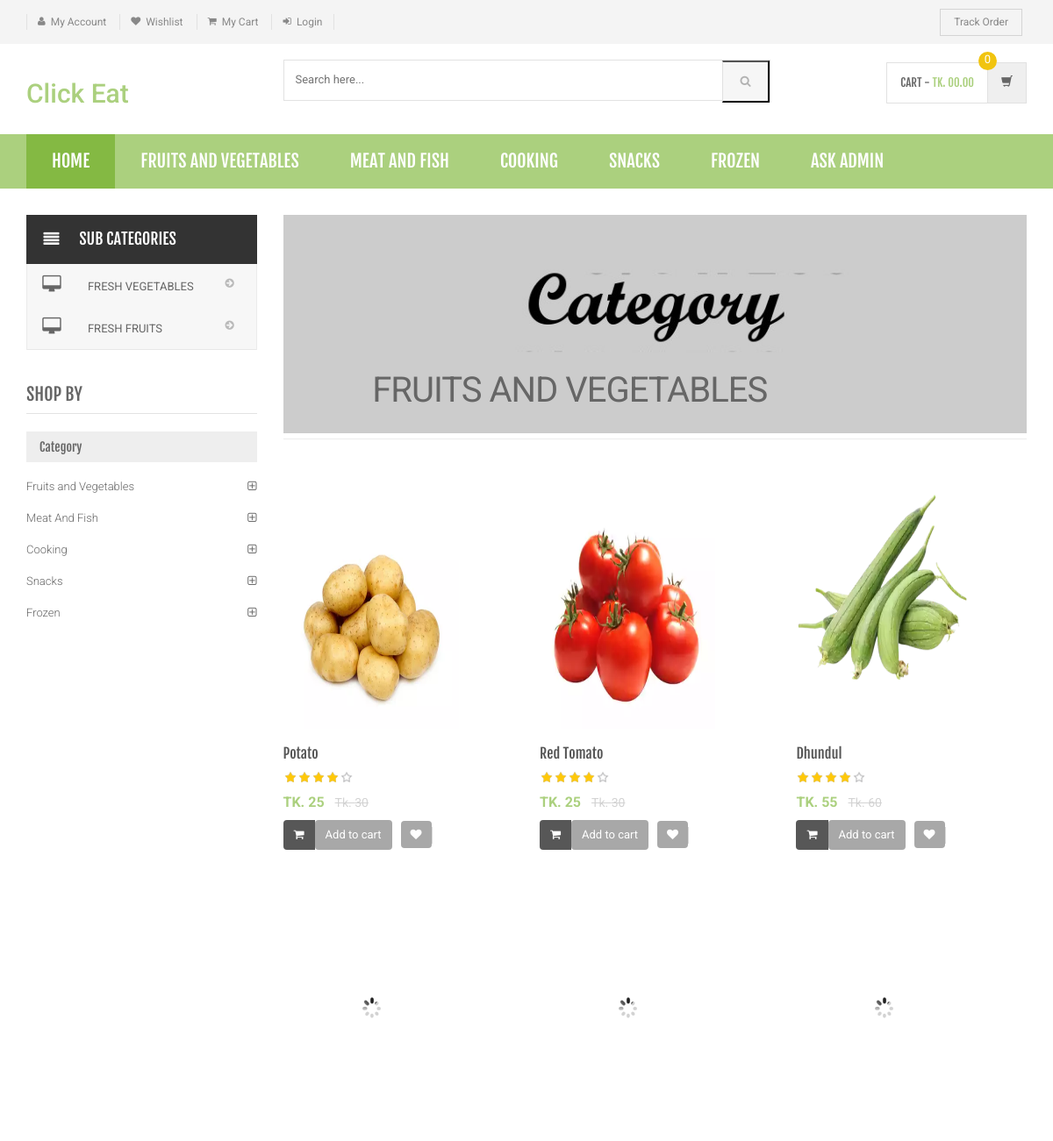
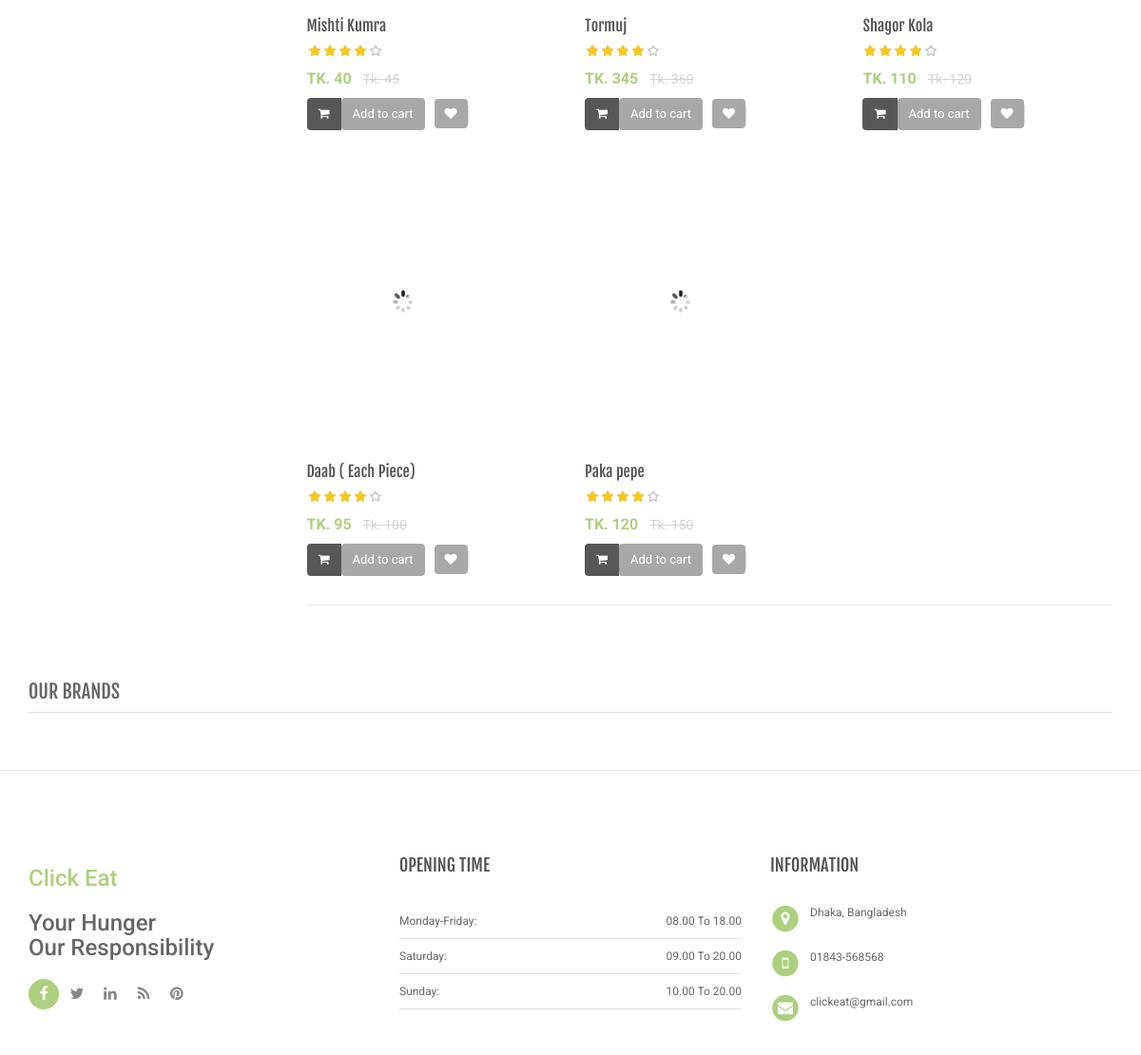
The app's page /category.php?cid=8 with its own data (2 pictures, top to bottom).
### tables this page shows
CREATE TABLE `category` (
  `id` int(11) NOT NULL,
  `categoryName` varchar(255) DEFAULT NULL,
  `categoryDescription` longtext DEFAULT NULL,
  `creationDate` timestamp NOT NULL DEFAULT current_timestamp(),
  `updationDate` varchar(255) DEFAULT NULL
);

CREATE TABLE `subcategory` (
  `id` int(11) NOT NULL,
  `categoryid` int(11) DEFAULT NULL,
  `subcategory` varchar(255) DEFAULT NULL,
  `creationDate` timestamp NULL DEFAULT current_timestamp(),
  `updationDate` varchar(255) DEFAULT NULL
);

CREATE TABLE `products` (
  `id` int(11) NOT NULL,
  `category` int(11) NOT NULL,
  `subCategory` int(11) DEFAULT NULL,
  `productName` varchar(255) DEFAULT NULL,
  `productCompany` varchar(255) DEFAULT NULL,
  `productPrice` int(11) DEFAULT NULL,
  `productPriceBeforeDiscount` int(11) DEFAULT NULL,
  `productDescription` longtext DEFAULT NULL,
  `productImage1` varchar(255) DEFAULT NULL,
  `productImage2` varchar(255) DEFAULT NULL,
  `productImage3` varchar(255) DEFAULT NULL,
  `shippingCharge` int(11) DEFAULT NULL,
  `productAvailability` varchar(255) DEFAULT NULL,
  `postingDate` timestamp NULL DEFAULT current_timestamp(),
  `updationDate` varchar(255) DEFAULT NULL
);

### category.php (the view, shortened to what this page needs)
<?php
include('includes/config.php');
$cid=intval($_GET['cid']);
?>
<!DOCTYPE html>
<html lang="en">
	<head>
	    <link rel="stylesheet" href="assets/css/bootstrap.min.css">
	    <link rel="stylesheet" href="assets/css/main.css">
	    <link rel="stylesheet" href="assets/css/green.css">
	    <link rel="stylesheet" href="assets/css/owl.carousel.css">
		<link rel="stylesheet" href="assets/css/owl.transitions.css">
		<link href="assets/css/lightbox.css" rel="stylesheet">
		<link rel="stylesheet" href="assets/css/animate.min.css">
		<link rel="stylesheet" href="assets/css/rateit.css">
		<link rel="stylesheet" href="assets/css/bootstrap-select.min.css">
		<link rel="stylesheet" href="assets/css/config.css">
		<link href="assets/css/green.css" rel="alternate stylesheet" title="Green color">
		<link href="assets/css/blue.css" rel="alternate stylesheet" title="Blue color">
		<link href="assets/css/red.css" rel="alternate stylesheet" title="Red color">
		<link href="assets/css/orange.css" rel="alternate stylesheet" title="Orange color">
		<link href="assets/css/dark-green.css" rel="alternate stylesheet" title="Darkgreen color">
		<link rel="stylesheet" href="assets/css/font-awesome.min.css">
	</head>
    <body class="cnt-home">
<header class="header-style-1">
<?php include('includes/top-header.php');?>
<?php include('includes/main-header.php');?>
<?php include('includes/menu-bar.php');?>
</header>
<div class="body-content outer-top-xs">
	<div class='container'>
		<div class='row outer-bottom-sm'>
			<div class='col-md-3 sidebar'>
<div class="side-menu animate-dropdown outer-bottom-xs">
<div class="side-menu animate-dropdown outer-bottom-xs">
    <div class="head"><i class="icon fa fa-align-justify fa-fw"></i>Sub Categories</div>
    <nav class="yamm megamenu-horizontal" role="navigation">
        <ul class="nav">
            <li class="dropdown menu-item">
              <?php $sql=mysqli_query($con,"select id,subcategory  from subcategory where categoryid='$cid'");
while($row=mysqli_fetch_array($sql))
{
    ?>
                <a href="sub-category.php?scid=<?php echo $row['id'];?>" class="dropdown-toggle"><i class="icon fa fa-desktop fa-fw"></i>
                <?php echo $row['subcategory'];?></a>
                <?php }?>
</li>
</ul>
    </nav>
</div>
</div>
	            <div class="sidebar-module-container">
	            	<h3 class="section-title">shop by</h3>
	            	<div class="sidebar-filter">
<div class="sidebar-widget wow fadeInUp outer-bottom-xs ">
	<div class="widget-header m-t-20">
		<h4 class="widget-title">Category</h4>
	</div>
	<div class="sidebar-widget-body m-t-10">
	         <?php $sql=mysqli_query($con,"select id,categoryName  from category");
while($row=mysqli_fetch_array($sql))
{
    ?>
		<div class="accordion">
	    	<div class="accordion-group">
	            <div class="accordion-heading">
	                <a href="category.php?cid=<?php echo $row['id'];?>"  class="accordion-toggle collapsed">
	                   <?php echo $row['categoryName'];?>
	                </a>
	            </div>
	        </div>
	    </div>
	    <?php } ?>
	</div>
</div>
	            	</div>
	            </div>
            </div>
			<div class='col-md-9'>
	<div id="category" class="category-carousel hidden-xs">
		<div class="item">
			<div class="image">
				<img src="assets/images/banners/cat-banner-1.jpg" alt="" class="img-responsive">
			</div>
			<div class="container-fluid">
				<div class="caption vertical-top text-left">
					<div class="big-text">
						<br />
					</div>
					       <?php $sql=mysqli_query($con,"select categoryName  from category where id='$cid'");
while($row=mysqli_fetch_array($sql))
{
    ?>
					<div class="excerpt hidden-sm hidden-md">
						<?php echo htmlentities($row['categoryName']);?>
					</div>
			<?php } ?>
				</div>
			</div>
		</div>
</div>
				<div class="search-result-container">
					<div id="myTabContent" class="tab-content">
						<div class="tab-pane active " id="grid-container">
							<div class="category-product  inner-top-vs">
								<div class="row">
			<?php
$ret=mysqli_query($con,"select * from products where category='$cid'");
$num=mysqli_num_rows($ret);
if($num>0)
{
while ($row=mysqli_fetch_array($ret))
{?>
		<div class="col-sm-6 col-md-4 wow fadeInUp">
			<div class="products">
	<div class="product">
		<div class="product-image">
			<div class="image">
				<a href="product-details.php?pid=<?php echo htmlentities($row['id']);?>"><img  src="assets/images/blank.gif" data-echo="admin/productimages/<?php echo htmlentities($row['id']);?>/<?php echo htmlentities($row['productImage1']);?>" alt="" width="200" height="300"></a>
			</div>
		</div>
		<div class="product-info text-left">
			<h3 class="name"><a href="product-details.php?pid=<?php echo htmlentities($row['id']);?>"><?php echo htmlentities($row['productName']);?></a></h3>
			<div class="rating rateit-small"></div>
			<div class="product-price">
				<span class="price">
					TK. <?php echo htmlentities($row['productPrice']);?>			</span>
										     <span class="price-before-discount">Tk. <?php echo htmlentities($row['productPriceBeforeDiscount']);?></span>
			</div>
		</div>
					<div class="cart clearfix animate-effect">
				<div class="action">
					<ul class="list-unstyled">
						<li class="add-cart-button btn-group">
								<?php if($row['productAvailability']=='In Stock'){?>
										<button class="btn btn-primary icon" data-toggle="dropdown" type="button">
								<i class="fa fa-shopping-cart"></i>
							</button>
							<a href="category.php?page=product&action=add&id=<?php echo $row['id']; ?>">
							<button class="btn btn-primary" type="button">Add to cart</button></a>
								<?php } else {?>
							<div class="action" style="color:red">Out of Stock</div>
					<?php } ?>
						</li>
		                <li class="lnk wishlist">
							<a class="add-to-cart" href="category.php?pid=<?php echo htmlentities($row['id'])?>&&action=wishlist" title="Wishlist">
								 <i class="icon fa fa-heart"></i>
							</a>
						</li>
					</ul>
				</div>
			</div>
			</div>
			</div>
		</div>
	  <?php } } else {?>
		<div class="col-sm-6 col-md-4 wow fadeInUp"> <h3>No Product Found</h3>
		</div>
<?php } ?>
										</div>
							</div>
						</div>
				</div>
			</div>
		</div></div>
		<?php include('includes/brands-slider.php');?>
</div>
</div>
<?php include('includes/footer.php');?>
</body>
</html>

### includes/menu-bar.php (shortened to what this page needs)
<div class="header-nav animate-dropdown">
    <div class="container">
        <div class="yamm navbar navbar-default" role="navigation">
            <div class="nav-bg-class">
                <div class="navbar-collapse collapse" id="mc-horizontal-menu-collapse">
	<div class="nav-outer">
		<ul class="nav navbar-nav">
			<li class="active dropdown yamm-fw">
				<a href="index.php" data-hover="dropdown" class="dropdown-toggle">Home</a>
			</li>
              <?php $sql=mysqli_query($con,"select id,categoryName  from category limit 6");
while($row=mysqli_fetch_array($sql))
{
    ?>
			<li class="dropdown yamm">
				<a href="category.php?cid=<?php echo $row['id'];?>"> <?php echo $row['categoryName'];?></a>
			</li>
			<?php } ?>
			<li class="dropdown yamm-fw">
				<a href="reports.php" data-hover="dropdown" class="dropdown-toggle">Ask Admin</a>
			</li>
		</ul>
		<div class="clearfix"></div>
	</div>
</div>
            </div>
        </div>
    </div>
</div>

### records on screen
category: categoryName "FRUITS AND VEGETABLES", categoryName "Fruits and Vegetables"
category: categoryName "MEAT AND FISH", categoryName "Meat And Fish"
category: categoryName "COOKING", categoryName "Cooking"
category: categoryName "SNACKS", categoryName "Snacks"
category: categoryName "FROZEN", categoryName "Frozen"
subcategory: subcategory "FRESH VEGETABLES"
subcategory: subcategory "FRESH FRUITS"
products: productImage1 (picture), productName "Potato", productPrice "25", productPriceBeforeDiscount "30"
products: productImage1 (picture), productName "Red Tomato", productPrice "25", productPriceBeforeDiscount "30"
products: productImage1 (picture), productName "Dhundul", productPrice "55", productPriceBeforeDiscount "60"
products: productName "Mishti Kumra", productPrice "40", productPriceBeforeDiscount "45"
products: productName "Tormuj", productPrice "345", productPriceBeforeDiscount "360"
products: productName "Shagor Kola", productPrice "110", productPriceBeforeDiscount "120"
products: productName "Daab ( Each Piece)", productPrice "95", productPriceBeforeDiscount "100"
products: productName "Paka pepe", productPrice "120", productPriceBeforeDiscount "150"
